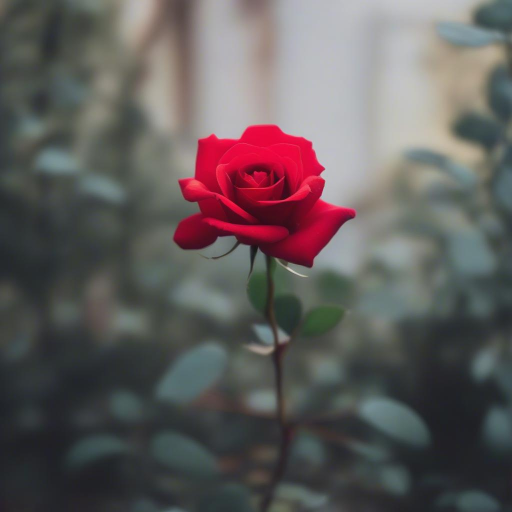
#> input picture examples/rose.png, 1024 x 1024 px (shown at 1/2 size)
$ python draw_curve.py --name examples --input examples/rose.png
#> lines starting #> are read from the running program, lines starting #| are printed output that depends on the picture

import os

import cv2
import numpy as np

import argparse

# define mouse callback function to draw circle
def draw_curve(event, x, y, flags, param):
   global ix, iy, drawing, img
   if event == cv2.EVENT_LBUTTONDOWN:
      drawing = True
   elif event == cv2.EVENT_MOUSEMOVE:
      if drawing == True:
         cv2.circle(img, (x, y), 3,(0, 0, 255),-1)
         print(f'True ({x}, {y})')
         fout.write(f'{x}, {y}\n')
      elif event == cv2.EVENT_LBUTTONUP:
         drawing = False
         cv2.circle(img, (x, y), 3,(0, 0, 255),-1)
         print(f'False ({x}, {y})')

# construct the argument parser and parse the arguments
parser = argparse.ArgumentParser()
parser.add_argument('-n', '--name', required=True, type=str, default='traj', help='Name of the output folder')
parser.add_argument('--height', required=False, type=int, default=256, help='Height of the image')
parser.add_argument('--width', required=False, type=int, default=256, help='Width of the image')
parser.add_argument('-i', '--input', required=False, type=str, default=None,  help='Path of input image')
parser.add_argument('-o', '--output', required=False, type=str, default='./outputs', help='Path of output image')

args = parser.parse_args()

height = args.height
width = args.width
name = args.name
input_path = args.input
output_path = args.output


# Create a background image
if input_path is not None and os.path.exists(input_path):
   img = cv2.imread(input_path)
#> img is the input picture: shape (1024, 1024, 3); mean B, G, R 92.5, 92.7, 98.3
   img = cv2.resize(img, (width, height))
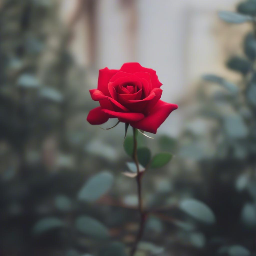
#> img: shape (256, 256, 3); mean B, G, R 92.6, 92.9, 98.4

   img_name = os.path.basename(input_path).split('.')[0]
   out_root = f'{output_path}/{img_name}_{name}'
   os.makedirs(out_root, exist_ok=True)

   output_file = f'{out_root}/trajectory.txt'
   fout = open(output_file, 'w')

   output_png = f'{out_root}/image.png'

else:
   img = np.zeros((height, width, 3), np.uint8)
   # Create output folder
   out_root = f'{output_path}/{name}'
   os.makedirs(out_root, exist_ok=True)

   output_file = f'{out_root}/trajectory.txt'
   fout = open(output_file, 'w')

   output_png = f'{out_root}/image.png'

# Create a window and bind the function to window
cv2.namedWindow("Curve Window")

# Connect the mouse button to our callback function
cv2.setMouseCallback("Curve Window", draw_curve)

# display the window
try:
   while True:
      cv2.imshow("Curve Window", img)
      if cv2.waitKey(10) == 10:
#> (key Esc is pressed here)
         break
except:
   fout.close()
   cv2.imwrite(f'{output_png}', img)
cv2.destroyAllWindows()
